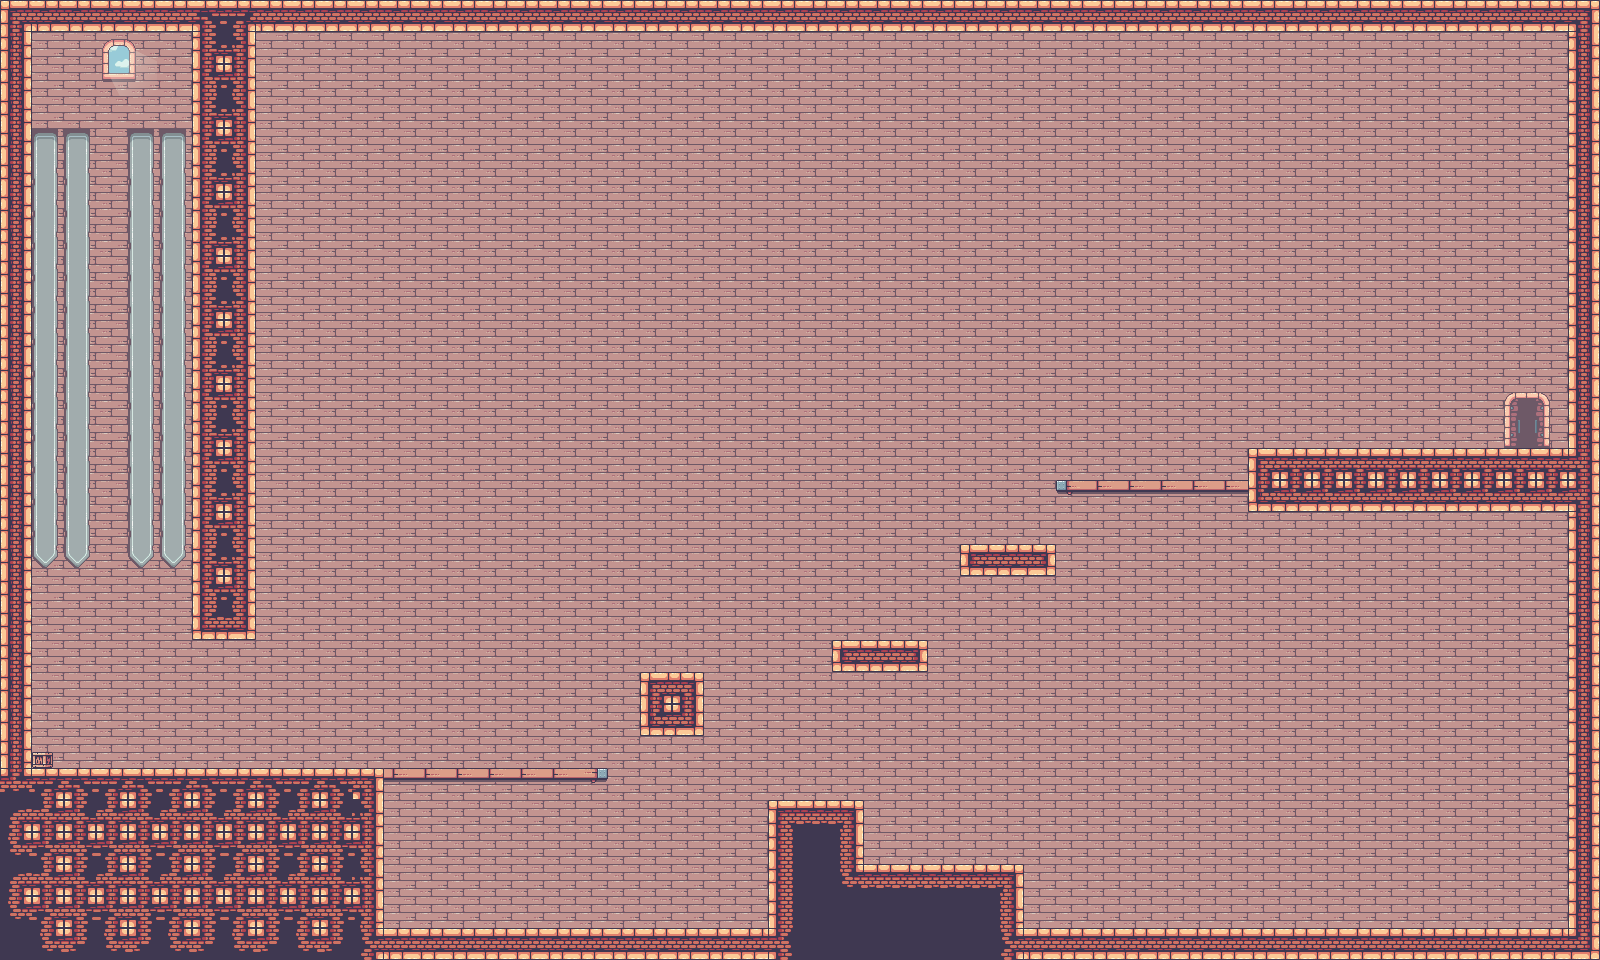

Rendered tile map (Tiled .tmx) drawn with the repository's tilesets; below, a short description and the map source with its tile grids summarised:
An orthogonal 50x30 tile map with 32x32 px tiles, 2 tile layers (background, platformandobjects) and 20 objects.

<map version="1.4" tiledversion="1.4.2" orientation="orthogonal" renderorder="right-down" width="50" height="30" tilewidth="32" tileheight="32" infinite="0" nextlayerid="7" nextobjectid="40">
 <tileset firstgid="1" source="combine.tsx" />
 <layer id="1" name="background" width="50" height="30" locked="1">
  <data>[1500 cells, 1500 non-empty, 9 distinct tile ids]</data>
 </layer>
 <layer id="2" name="platformandobjects" width="50" height="30" locked="1">
  <data>[1500 cells, 382 non-empty, 53 distinct tile ids]</data>
 </layer>
 <objectgroup id="3" name="Collisions" locked="1">
  <object id="21" x="1568" y="0" width="32" height="960" />
  <object id="22" x="0" y="0" width="1568" height="32" />
  <object id="23" x="0" y="32" width="32" height="736" />
  <object id="24" x="192" y="32" width="64" height="608" />
  <object id="26" x="0" y="768" width="384" height="192" />
  <object id="27" x="384" y="928" width="1184" height="32" />
  <object id="28" x="384" y="768" width="224" />
  <object id="29" x="640" y="672" width="64" height="64" />
  <object id="30" x="832" y="640" width="96" height="32" />
  <object id="31" x="1056" y="480" width="192" />
  <object id="32" x="1248" y="448" width="320" height="64" />
  <object id="33" x="768" y="800" width="96" height="128" />
  <object id="34" x="864" y="864" width="160" height="64" />
  <object id="35" x="960" y="544" width="96" height="32" />
 </objectgroup>
 <objectgroup id="4" name="Doors" locked="1">
  <object id="20" x="1504" y="384" width="32" height="64" />
 </objectgroup>
 <objectgroup id="5" name="SpawnArea" locked="1">
  <object id="18" x="96" y="96" width="32" height="64" />
  <object id="36" x="1344" y="384" width="32" height="32" />
 </objectgroup>
 <objectgroup id="6" name="Enemies" locked="1">
  <object id="37" x="1344" y="288" width="32" height="32" />
  <object id="38" x="1312" y="832" width="32" height="32" />
  <object id="39" x="384" y="640" width="32" height="32" />
 </objectgroup>
</map>
